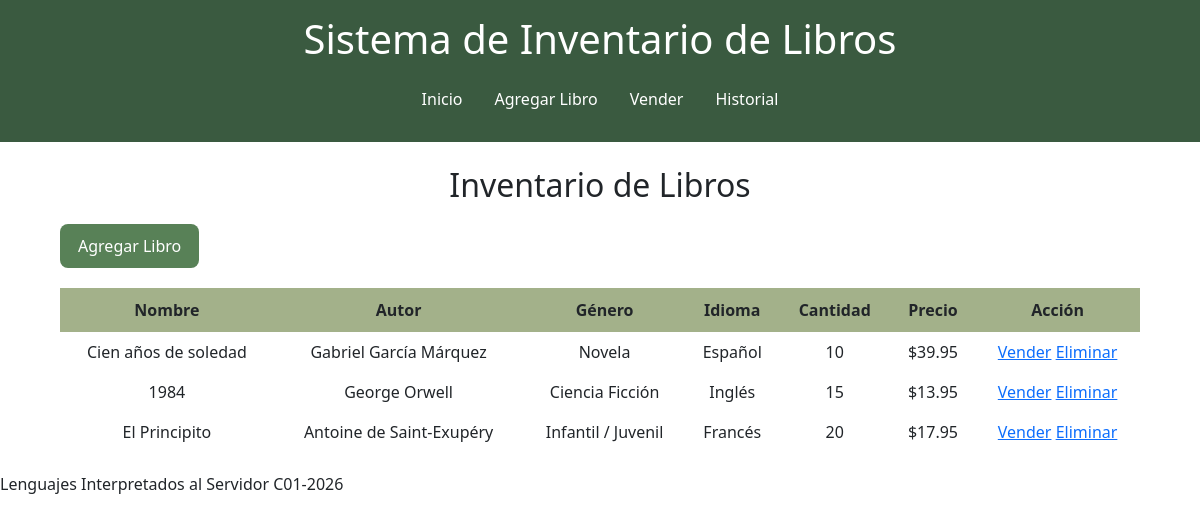
The page /public/index.php on the database its author committed.
### tables this page shows
CREATE TABLE `libros` (
  `id` int(11) NOT NULL,
  `nombre` varchar(150) DEFAULT NULL,
  `autor` varchar(150) DEFAULT NULL,
  `genero` varchar(100) DEFAULT NULL,
  `idioma` varchar(50) DEFAULT NULL,
  `cantidad` int(11) DEFAULT NULL,
  `precio` decimal(10,2) DEFAULT NULL
);

### app/controladores/LibroController.php (called while the page is built, shortened)
<?php
require_once ROOT_PATH . '/app/modelos/Libro.php';
class LibroController {
    public function index(){
        $database = new Database();
        $db = $database->getConnection();
        $libro = new Libro($db);
        $libros = $libro->obtenerTodos();
        require ROOT_PATH . '/app/vistas/libros/index.php';
    }
}
?>

### app/modelos/Libro.php (called while the page is built, shortened)
<?php
class Libro {
    private $conn;
    private $table = "libros";
    public function __construct($db) {
        $this->conn = $db;
    }
    public function obtenerTodos() {
        $query = "SELECT * FROM " . $this->table;
        $stmt = $this->conn->prepare($query);
        $stmt->execute();
        return $stmt;
    }
}
?>

### app/vistas/libros/index.php (the view, shortened to what this page needs)
<?php require ROOT_PATH . '/app/vistas/layout/header.php'; ?>
<br>
<h2>Inventario de Libros</h2>
<div class="contenedor-tabla">
    <a href="/InvestigacionLIS/public/crear" class="btn-personalizado">
        Agregar Libro
    </a>
</div>
<table>
    <tr>
        <th><center>Nombre</center></th>
        <th><center>Autor</center></th>
        <th><center>Género</center></th>
        <th><center>Idioma</center></th>
        <th><center>Cantidad</center></th>
        <th><center>Precio</center></th>
        <th><center>Acción</center></th>
    </tr>
    <?php while($row = $libros->fetch(PDO::FETCH_ASSOC)) { ?>
    <tr>
        <td><?= $row['nombre'] ?></td>
        <td><?= $row['autor'] ?></td>
        <td><?= $row['genero'] ?></td>
        <td><?= $row['idioma'] ?></td>
        <td><?= $row['cantidad'] ?></td>
        <td>$<?= $row['precio'] ?></td>
        <td>
            <a href="/InvestigacionLIS/public/vender">Vender</a>
            <a href="/InvestigacionLIS/public/eliminar?id=<?= $row['id'] ?>" onclick="return confirm('¿Está seguro de eliminar este libro?');" class="btn-eliminar">Eliminar</a>
        </td>
    </tr>
    <?php } ?>
</table>
<?php require ROOT_PATH . '/app/vistas/layout/footer.php'; ?>

### public/index.php (shortened to what this page needs)
<?php
require_once ROOT_PATH . '/app/controladores/LibroController.php';
$url = $_GET['url'] ?? '';
switch($url){
    default:
        (new LibroController())->index();
        break;
}
?>

### app/vistas/layout/header.php (shortened to what this page needs)
<!DOCTYPE html>
<html lang="es">
<head>
    <link rel="stylesheet" href="css/estilos.css">
    <link rel="stylesheet" href="https://cdn.jsdelivr.net/npm/bootstrap@5.0.2/dist/css/bootstrap.min.css" rel="stylesheet">
</head>
<body>
<header>
    <h1 class="titulo-principal">Sistema de Inventario de Libros</h1>
    <nav class="navbar navbar-expand-lg navbar-dark navbar-personalizada">
        <div class="container justify-content-center">
            <ul class="navbar-nav gap-3">
                <li class="nav-item">
                    <a class="nav-link" href="/InvestigacionLIS/public/">Inicio</a>
                </li>
                <li class="nav-item">
                    <a class="nav-link" href="/InvestigacionLIS/public/crear">Agregar Libro</a>
                </li>
                <li class="nav-item">
                    <a class="nav-link" href="/InvestigacionLIS/public/vender">Vender</a>
                </li>
                <li class="nav-item">
                    <a class="nav-link" href="/InvestigacionLIS/public/historial">Historial</a>
                </li>
            </ul>
        </div>
    </nav>
</header>
<div class="contenido">

### app/vistas/layout/footer.php
</div>
<footer>
    <p>
        Lenguajes Interpretados al Servidor C01-2026
    </p>
</footer>
</body>
</html>

### public/css/estilos.css (style rules this page uses)
body { font-family: Arial, sans-serif; background-color: #f5f1e6; color: #2f3e2f; margin: 0; padding: 0; }
header { background-color: #3a5a40; color: white; padding: 15px; text-align: center; }
.navbar-personalizada .nav-link { color: #ffffff !important; font-weight: 500; transition: all 0.3s ease; padding: 8px 15px; border-radius: 6px; }
h2 { text-align: center; }
table { width: 90%; margin: 20px auto; border-collapse: collapse; background-color: white; }
th { background-color: #a3b18a; padding: 10px; }
td { padding: 8px; text-align: center; }
.contenedor-tabla { width: 90%; margin: 20px auto 0 auto; }
.btn-personalizado { display: inline-block; background-color: #588157; color: white !important; padding: 10px 18px; text-decoration: none !important; border-radius: 8px; font-weight: 500; transition: all 0.3s ease; }

### rows shown on the page
libros: nombre "Cien años de soledad", autor "Gabriel García Márquez", genero "Novela", idioma "Español", cantidad "10", precio "39.95"
libros: nombre "1984", autor "George Orwell", genero "Ciencia Ficción", idioma "Inglés", cantidad "15", precio "13.95"
libros: nombre "El Principito", autor "Antoine de Saint-Exupéry", genero "Infantil / Juvenil", idioma "Francés", cantidad "20", precio "17.95"
